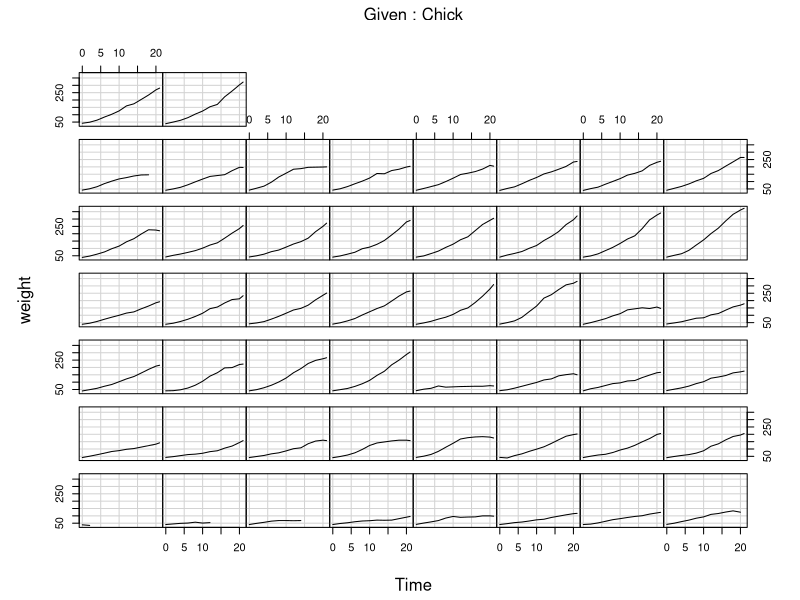
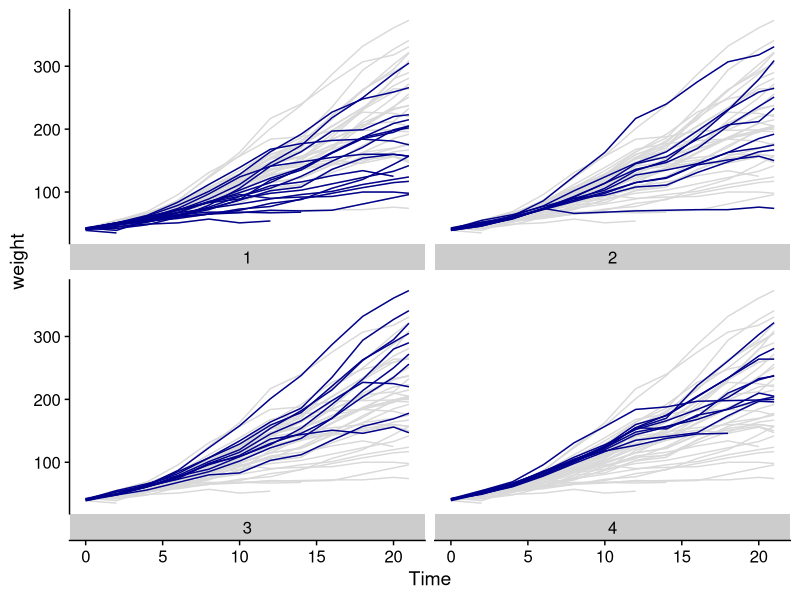
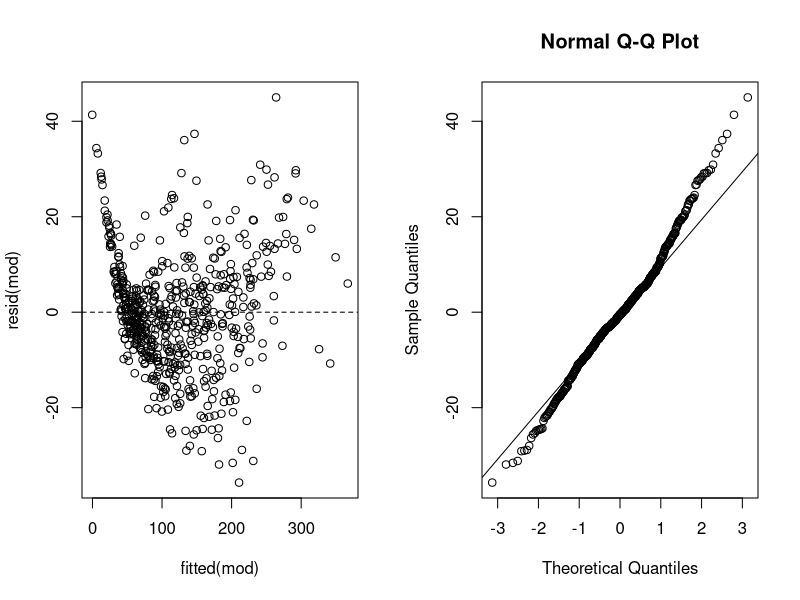
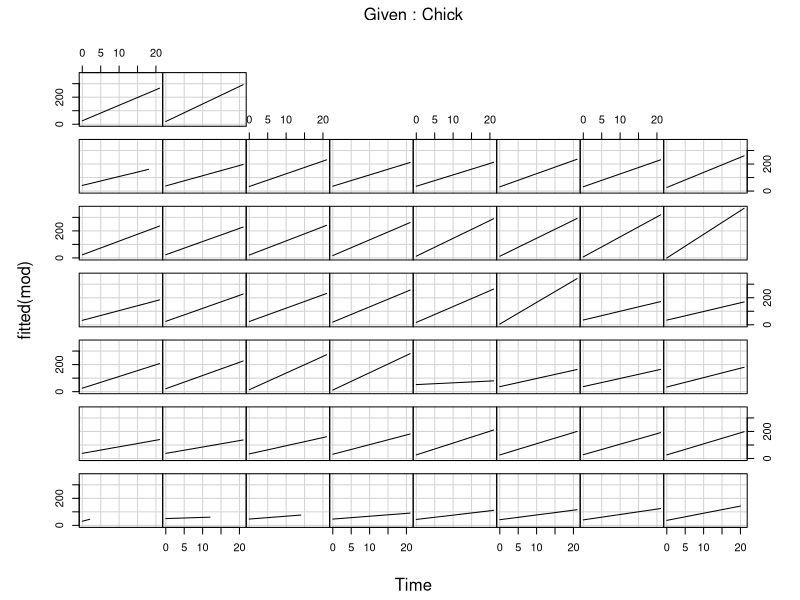
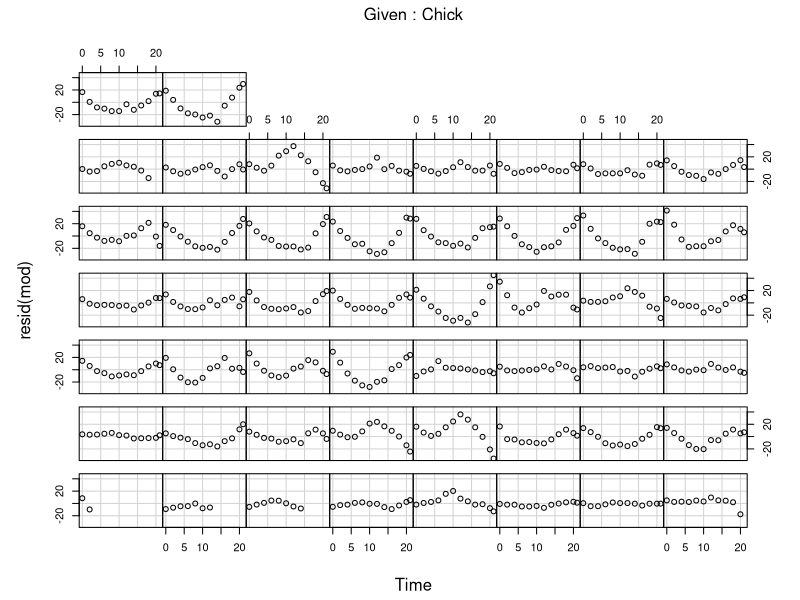
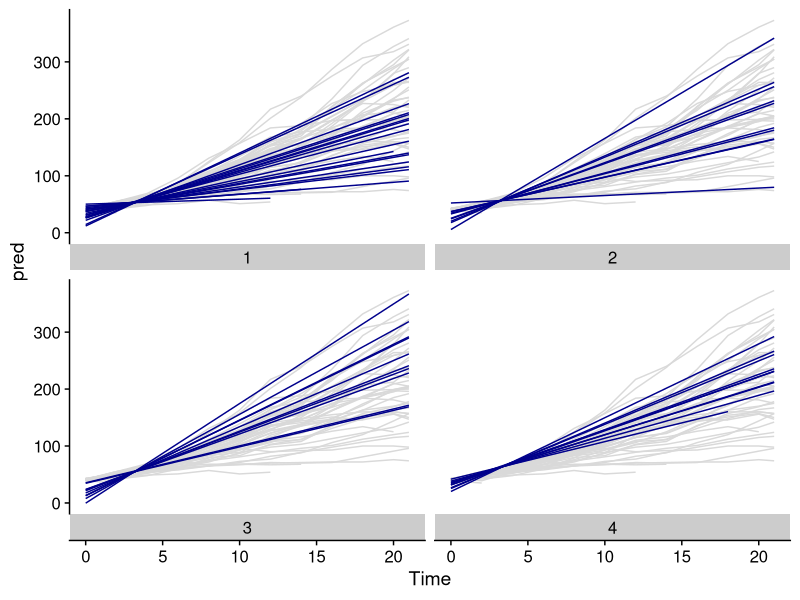
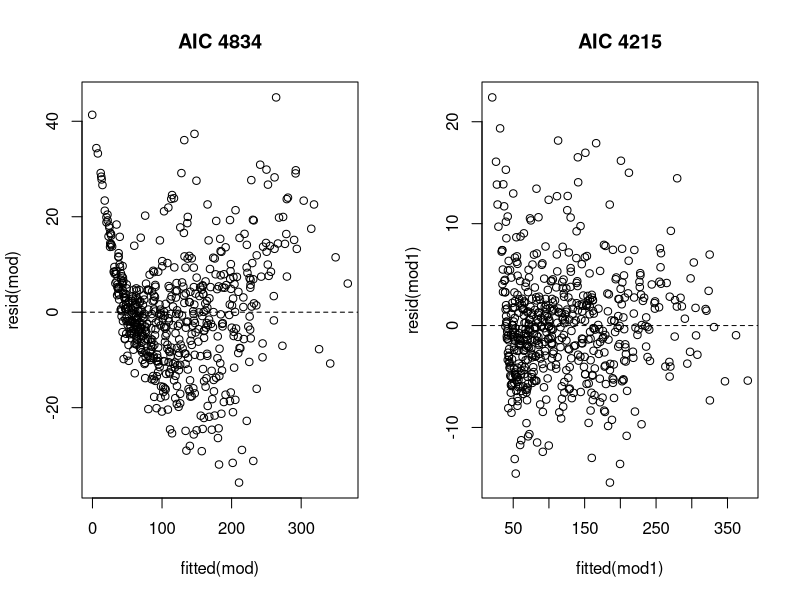

Write R code to recreate these figures, in order.
## ---- chunk 1
knitr::opts_chunk$set(echo = TRUE)
## ---- chunk 2
library(tidyverse)
library(ggplot2)
library(cowplot)
library(datasets)
library(lme4)
head(ChickWeight)
## ---- chunk 3
table(ChickWeight$Chick, ChickWeight$Diet)
## ---- chunk 4
coplot(weight ~ Time | Chick, data = ChickWeight, type = "l", show.given = F)
## ---- chunk 5
ChickWeight %>% 
  ggplot(aes(x = Time, y = weight, group = Chick)) +
  geom_line(data = transform(ChickWeight, Diet = NULL), color = "grey85") +
  geom_line(show.legend = F, color="darkblue") +
  facet_wrap(~ Diet, strip.position = "bottom") +
  theme_cowplot()
## ---- chunk 6
mod <- lmer(weight ~ Diet + Time + (Time | Chick), data=ChickWeight, REML=F)
summary(mod)
## ---- chunk 7
coef(summary(mod))
## ---- chunk 8
confint(mod, method = "boot")
## ---- chunk 9
VarCorr(mod)
## ---- chunk 10
par(mfrow=c(1,2))
plot(fitted(mod), resid(mod))
abline(h=0, lty=2)
qqnorm(resid(mod))
qqline(resid(mod))
## ---- chunk 11
coplot(fitted(mod) ~ Time | Chick, data = ChickWeight, type = "l", show.given = F)
coplot(resid(mod) ~ Time | Chick, data = ChickWeight, type = "p", show.given = F)
## ---- chunk 12
ChickWeight$pred = fitted(mod)
ChickWeight %>% 
  ggplot(aes(x = Time, y = pred, group = Chick)) +
  geom_line(data = transform(ChickWeight, Diet = NULL, pred = weight), color = "grey85") +
  geom_line(show.legend = F, color="darkblue") +
  facet_wrap(~ Diet, strip.position = "bottom") +
  theme_cowplot()
## ---- chunk 13
mod1 <- lmer(weight ~ Diet + poly(Time,3) + (poly(Time,3) | Chick), data=ChickWeight, REML=F)
par(mfrow=c(1,2))
plot(fitted(mod), resid(mod), main = paste0("AIC ", signif(AIC(mod),4)))
abline(h=0, lty=2)
plot(fitted(mod1), resid(mod1), main = paste0("AIC ", signif(AIC(mod1),4)))
abline(h=0, lty=2)
